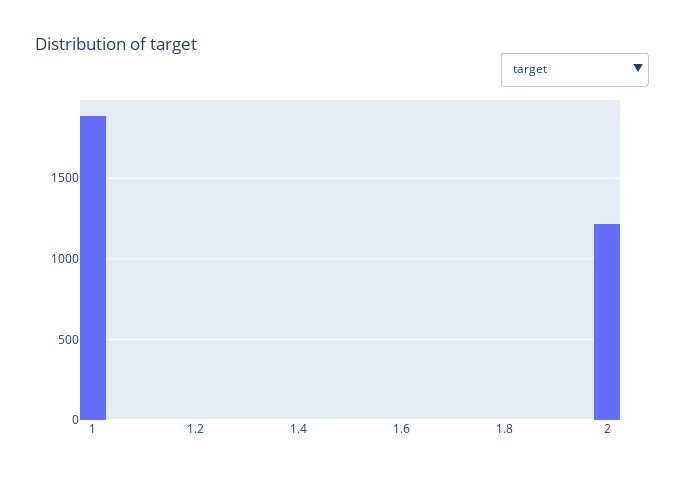

Source (notebook cell):
### Markdown cell above
# Data exploration

### Code cell
import pandas as pd
import plotly.graph_objects as go
from ipywidgets import widgets
from IPython.display import display

# --- build per-variable traces but keep them hidden -------------------------
traces = []
buttons = []
for idx, col in enumerate(data.columns):
    if pd.api.types.is_numeric_dtype(data[col]):
        t = go.Histogram(
            x=data[col].dropna(), nbinsx=30, name=col, visible=(idx==0))
    else:
        vc = data[col].value_counts(dropna=False)
        t = go.Bar(x=vc.index.astype(str), y=vc.values,
                   name=col, visible=(idx==0))
    traces.append(t)
    vis = [False]*len(data.columns)
    vis[idx] = True
    buttons.append(dict(label=col,
                        method="update",
                        args=[{"visible": vis},
                              {"title": f"Distribution of {col}"}]))

fig = go.Figure(traces)
fig.update_layout(
    title=f"Distribution of {data.columns[0]}",
    updatemenus=[dict(active=0, buttons=buttons,
                      x=1.05, y=1.15, showactive=True)],
    width=700, height=500)

fig.show()
